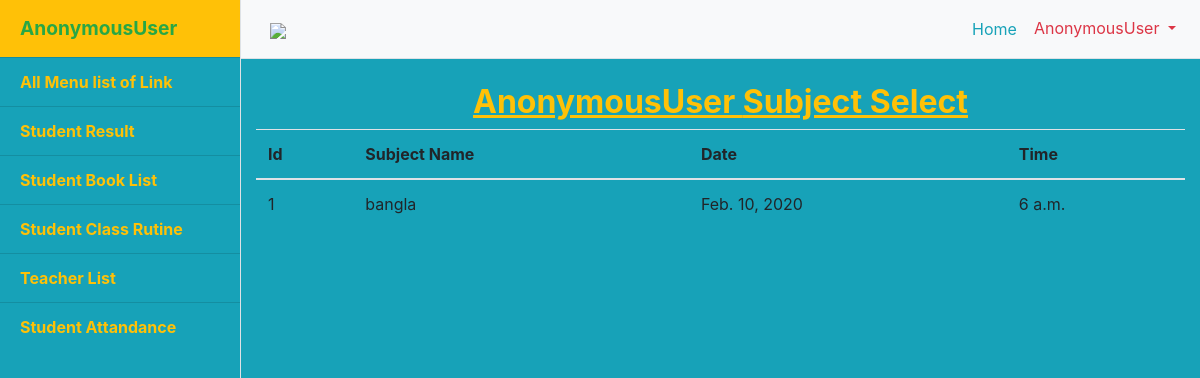
The app's page /stdclassrutin/ with its own data.
### projectapp/models.py (models this page shows)
class stdclassrouting(models.Model):
    stdsubjectentry = models.ForeignKey(Stdsubjectentry, on_delete=models.CASCADE, related_name="stdclassrouting")
    date = models.DateField(max_length=100)
    time = models.TimeField(max_length=100)

class Stdsubjectentry(models.Model):
    subjectnameentry = models.CharField(max_length=30)
    def __str__(self):
        return self.subjectnameentry

### projectapp/views.py (the view)
# urls.py: path('stdclassrutin/', views.rutinpage, name='stdclassrutin'),
def rutinpage(request):
	rutin = stdclassrouting.objects.all()
	return render(request, 'stdclassrutin.html', {'rutin':rutin})

### templates/stdclassrutin.html (shortened to what this page needs)
{% load static %}
<!DOCTYPE html>
<html lang="en">
<head>
  <link href="{% static 'dashboard/vendor/bootstrap/css/bootstrap.min.css' %}" rel="stylesheet">
  <link href="{%static 'dashboard/css/simple-sidebar.css' %}" rel="stylesheet">
  <link rel="stylesheet" href="https://stackpath.bootstrapcdn.com/bootstrap/4.3.1/css/bootstrap.min.css">
   <link rel="stylesheet" href="https://cdnjs.cloudflare.com/ajax/libs/font-awesome/4.7.0/css/font-awesome.min.css">
</head>
<body class="bg-info">
  <div class="d-flex" id="wrapper">
              {% include 'sidebar.html' %}
<br>
<div class="container">
<center>
  <h2 class="text-warning"><u><b>{{user}} Subject Select</b></u></h2>
</center>
<table class="table">
  <thead>
    <tr>
      <th scope="col">Id</th>
      <th scope="col">Subject Name</th>
      <th scope="col">Date</th>
      <th scope="col">Time</th>
    </tr>
  </thead>
  <tbody>
    {% for rutin in rutin %}
    <tr>
      <td>{{ rutin.id}}</td>
      <td>{{ rutin.stdsubjectentry}}</td>
      <td>{{ rutin.date}}</td>
      <td>{{ rutin.time}}</td>
    </tr>
    {% endfor %}
  </tbody>
</table>
  </div>
</body>
</html>

### static/dashboard/css/simple-sidebar.css (style rules this page uses)
body { overflow-x: hidden; }

### records on screen
stdclassrouting: id "1", stdsubjectentry "bangla", date "Feb. 10, 2020", time "6 a.m."

### other values on screen
{{ user }} "AnonymousUser"
